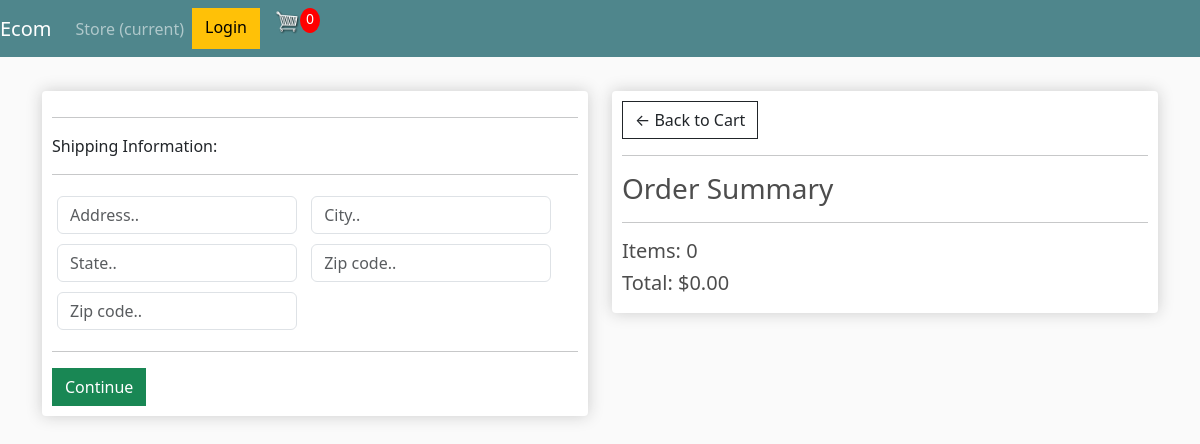
/checkout/ (signed in), run on an earlier commit of the app's database.
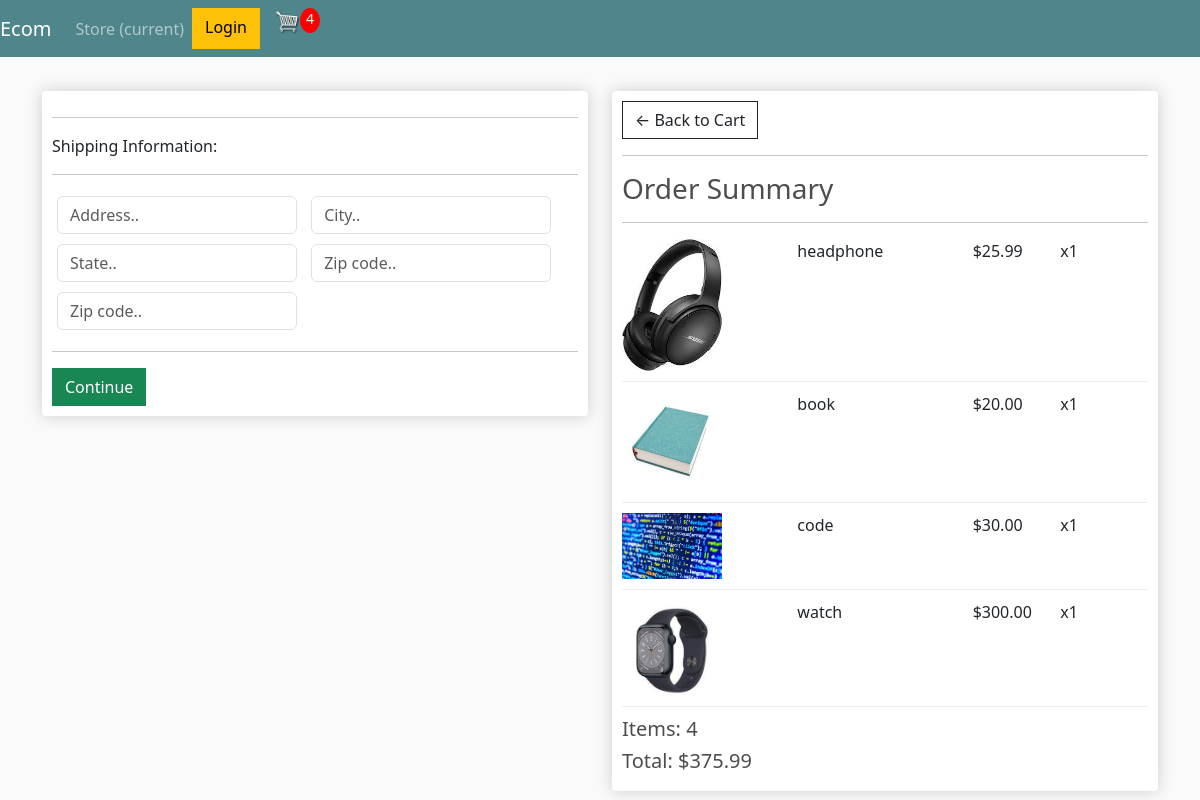
And on a later commit of the database.
### store/models.py (models this page shows, shortened)
class Order(models.Model):
    customer=models.ForeignKey(Customer,on_delete=models.CASCADE,null=True,blank=True)
    date_orderd=models.DateTimeField(auto_now_add=True)
    complete=models.BooleanField(default=False,null=True,blank=False)
    transaction_id=models.CharField(max_length=200,null= True)
    @property
    def get_cart_total(self):
        orderitems=self.orderitem_set.all()
        total=sum([item.get_total() for item in orderitems])
        return str(total)
    @property
    def get_cart_items(self):
        orderitems=self.orderitem_set.all()
        total=sum([item.quantity for item in orderitems])
        return str(total)

class OrderItem(models.Model):
    product=models.ForeignKey(Product,on_delete=models.SET_NULL,null=True,blank=True)
    order=models.ForeignKey(Order,on_delete=models.SET_NULL,null=True,blank=True)
    quantity=models.IntegerField(default=0,null=True,blank=True)
    date_added=models.DateTimeField(auto_now_add=True)
    def get_total(self):
        total=self.product.price*self.quantity
        return total

class Product(models.Model):
    name=models.CharField(max_length=200,null=True)
    price=models.DecimalField(max_digits=7,decimal_places=2)
    digital=models.BooleanField(default=False,null=True,blank=False)
    image=models.ImageField(upload_to="Product_images",default=None)
    @property
    def imageURL(self):# burada image nin yolunu belirttik sonra kullanırkende {{Product.imageURL}} olarak kullanacagız
        try:
            url=self.image.url
        except:
            url=""
        return url

### store/views.py (the view)
# urls.py: path('checkout/', views.checkout, name="checkout"),
def checkout (request):
    data=cartData(request)
    items=data["items"]
    order=data["order"]
    orderitem=data["orderitem"]
    context = {"items":items,"order":order,"orderitem":orderitem,"shipping":'False'}
    return render (request, 'store/checkout.html', context)

### store/utils.py (called while the page is built)
def cartData(request):
    if request.user.is_authenticated:
        customer=request.user.customer
        order,created=Order.objects.get_or_create(customer=customer,complete=False)
        items=order.orderitem_set.all()
        orderitem=order.get_cart_items
    else:
        cookieData=cookiecart(request)
        items=cookieData["items"]
        order=cookieData["order"]
        orderitem=cookieData["orderitem"]
    return {"items":items,"order":order,"orderitem":orderitem}

### templates/store/checkout.html (shortened to what this page needs)
{% extends 'store/main.html' %}
{% load static %}
{% block content %}
<div class="row">
    <div class="col-lg-6">
        <div class="box-element" id="form-wrapper">
            <form id="form">
                <div id="shipping-info">
                    <hr>
                    <p>Shipping Information:</p>
                    <hr>
                    <div class="form-field">
                        <input class="form-control" type="text" name="address" placeholder="Address..">
                    </div>
                    <div class="form-field">
                        <input class="form-control" type="text" name="city" placeholder="City..">
                    </div>
                    <div class="form-field">
                        <input class="form-control" type="text" name="state" placeholder="State..">
                    </div>
                    <div class="form-field">
                        <input class="form-control" type="text" name="zipcode" placeholder="Zip code..">
                    </div>
                    <div class="form-field">
                        <input class="form-control" type="text" name="country" placeholder="Zip code..">
                    </div>
                </div>
                <hr>
                <input id="form-button" class="btn btn-success btn-block" type="submit" value="Continue">
            </form>
        </div>
        <br>
    </div>
    <div class="col-lg-6">
        <div class="box-element">
            <a  class="btn btn-outline-dark" href="{% url 'cart' %}">&#x2190; Back to Cart</a>
            <hr>
            <h3>Order Summary</h3>
            <hr>
            {% for item in  items %}
            <div class="cart-row">
                <div style="flex:2"><img class="row-image" src="{{item.product.imageURL}}"></div>
                <div style="flex:2"><p>{{item.product.name}}</p></div>
                <div style="flex:1"><p>${{item.product.price}}</p></div>
                <div style="flex:1"><p>x{{item.quantity}}</p></div>
            </div>
            {% endfor %}
            <h5>Items:   {{order.get_cart_items}}</h5>
            <h5>Total:   ${{order.get_cart_total|floatformat:2}}</h5>
        </div>
    </div>
</div>
{% endblock content %}

### templates/store/nevbar.html (shortened to what this page needs)
{% load static %}
<nav class="navbar navbar-expand-lg navbar-dark bg-dark">
    <a class="navbar-brand" href="{% url 'store' %}">Ecom</a>
    <div class="collapse navbar-collapse" id="navbarSupportedContent">
      <ul class="navbar-nav mr-auto">
        <li class="nav-item active">
          <a class="nav-link" href="{% url 'store' %}">Store <span class="sr-only">(current)</span></a>
        </li>
      </ul>
      <div class="">
      <div class="form-inline my-2 my-lg-0  d-flex murat ">
           <a href="#"class="btn btn-warning">Login</a>
           <a href="{% url 'cart' %}">
              <img  id="cart-icon" src="{% static 'images/cart.png' %}">
          </a>
          <p id="cart-total">{{order.get_cart_items}}</p>
      </div>
    </div>
  </div>
  </nav>

What changed in the data, as far as the page shows it:
no longer on this page (row edited): Order: get_cart_items "0", get_cart_total "0.00"
added Order: get_cart_items "4", get_cart_total "375.99"
added OrderItem: product.imageURL (picture), product.name "headphone", product.price "25.99", quantity "1"
added OrderItem: product.imageURL (picture), product.name "book", product.price "20.00", quantity "1"
added OrderItem: product.imageURL (picture), product.name "code", product.price "30.00", quantity "1"
added OrderItem: product.imageURL (picture), product.name "watch", product.price "300.00", quantity "1"
